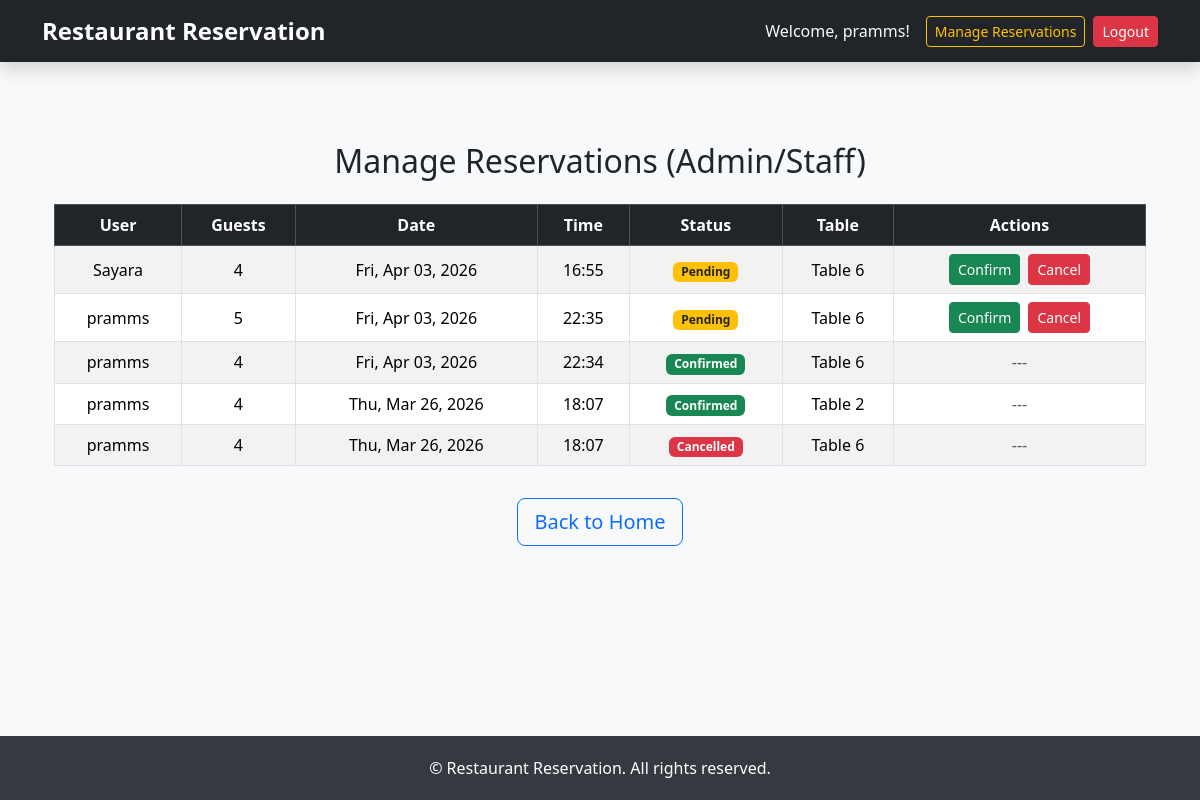
The app's page /manage-reservations/ (signed in), older data.
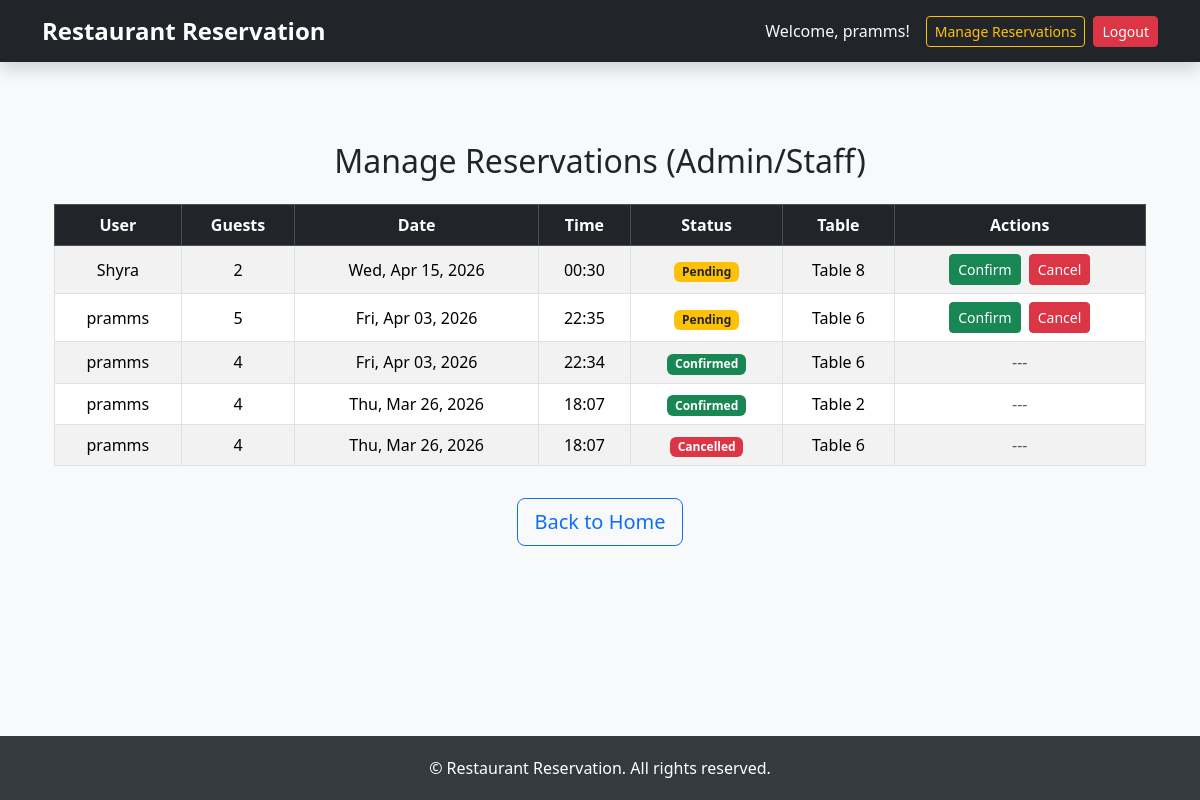
The same page, newer data.
### reservation/models.py (models this page shows, shortened)
class Reservation(models.Model):
    STATUS = (
        ("pending","Pending"),
        ("confirmed","Confirmed"),
        ("cancelled","Cancelled")
    )
    user = models.ForeignKey(User,on_delete=models.CASCADE)
    name = models.CharField(max_length=50,null=True,blank=True)
    table = models.ForeignKey(Table,on_delete=models.CASCADE)
    reservation_date = models.DateField()
    reservation_time = models.TimeField()
    guests = models.PositiveBigIntegerField()
    status = models.CharField(max_length=10,choices=STATUS,default="pending")
    class Meta:
        constraints = [
            models.UniqueConstraint(
                fields=['table', 'reservation_date', 'reservation_time'],
                name='unique_table_booking'
            )
        ]

class Table(models.Model):
    number = models.PositiveBigIntegerField(unique=True)
    seats = models.PositiveBigIntegerField()

### reservation/views.py (the view)
# urls.py: path('manage-reservations/', views.ManageReservationsView.as_view(), name='manage-reservations'),
@method_decorator(staff_member_required, name='dispatch')
class ManageReservationsView(ListView):
    model = Reservation
    template_name = 'manage_reservations.html'
    context_object_name = 'reservations'
    ordering = ['-id']

### templates/manage_reservations.html
{% extends "base.html" %}
{% block content %}
<div class="container mt-5">
    <h2 class="text-center mb-4">Manage Reservations (Admin/Staff)</h2>
    <div class="table-responsive">
        <table class="table table-striped table-hover table-bordered align-middle text-center">
            <thead class="table-dark">
                <tr>
                    <th>User</th>
                    <th>Guests</th>
                    <th>Date</th>
                    <th>Time</th>
                    <th>Status</th>
                    <th>Table</th>
                    <th>Actions</th>
                </tr>
            </thead>
            <tbody>
                {% for res in reservations %}
                <tr>
                    <td>{{ res.user.username }}</td>
                    <td>{{ res.guests }}</td>
                    <td>{{ res.reservation_date|date:"D, M d, Y" }}</td>
                    <td>{{ res.reservation_time|time:"H:i" }}</td>
                    <td>
                        {% if res.status == "pending" %}
                            <span class="badge bg-warning text-dark">Pending</span>
                        {% elif res.status == "confirmed" %}
                            <span class="badge bg-success">Confirmed</span>
                        {% elif res.status == "cancelled" %}
                            <span class="badge bg-danger">Cancelled</span>
                        {% endif %}
                    </td>
                    <td>
                        {% if res.table %}
                            Table {{ res.table.number }}
                        {% else %}
                            <span class="text-muted">Not Assigned</span>
                        {% endif %}
                    </td>
                    <td>
                        {% if res.status == "pending" %}
                            <a href="{% url 'confirm-reservation' res.id %}" class="btn btn-sm btn-success me-1">Confirm</a>
                            <a href="{% url 'cancel-reservation' res.id %}" class="btn btn-sm btn-danger">Cancel</a>
                        {% else %}
                            <span class="text-muted">---</span>
                        {% endif %}
                    </td>
                </tr>
                {% empty %}
                <tr>
                    <td colspan="7" class="text-muted">No reservations found.</td>
                </tr>
                {% endfor %}
            </tbody>
        </table>
    </div>
    <div class="text-center mt-3">
        <a href="{% url 'home' %}" class="btn btn-outline-primary btn-lg">Back to Home</a>
    </div>
</div>
{% endblock content %}

Row changes from the older to the newer data that the page shows:
removed Reservation: user.username "Sayara", guests "4", reservation_date "Fri, Apr 03, 2026", reservation_time "16:55", status "Pending", table.number "6"
added Reservation: user.username "Shyra", guests "2", reservation_date "Wed, Apr 15, 2026", reservation_time "00:30", status "Pending", table.number "8"
